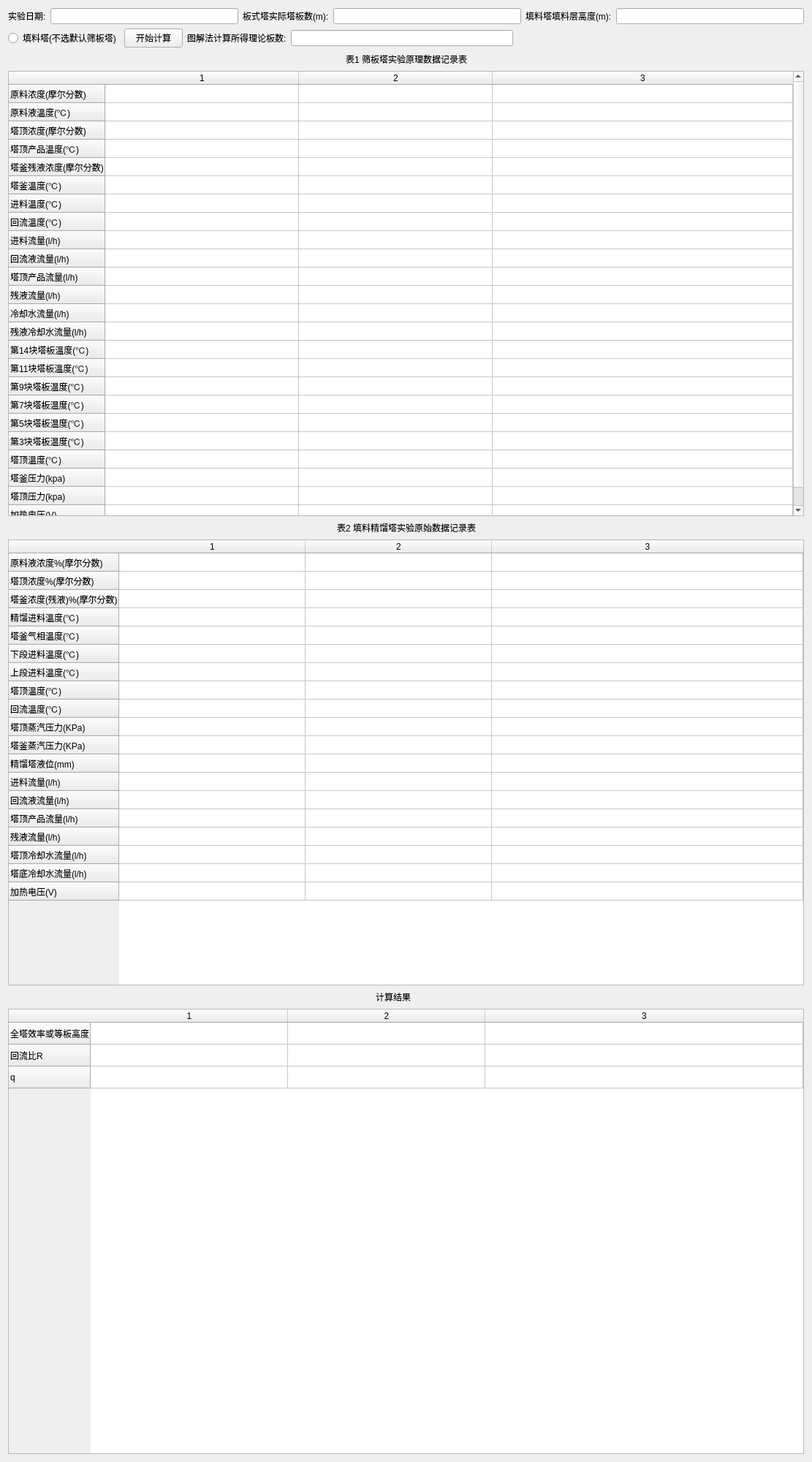
                             <widget class="QWidget" name="data_processing_7_content">
                              <property name="geometry">
                               <rect>
                                <x>96</x>
                                <y>-917</y>
                                <width>1111</width>
                                <height>2000</height>
                               </rect>
                              </property>
                              <layout class="QVBoxLayout" name="verticalLayout_12">
                               <item>
                                <layout class="QHBoxLayout" name="horizontalLayout_60">
                                 <item>
                                  <widget class="QLabel" name="label_39">
                                   <property name="text">
                                    <string>实验日期:</string>
                                   </property>
                                  </widget>
                                 </item>
                                 <item>
                                  <widget class="QLineEdit" name="data_processing_7_date"/>
                                 </item>
                                 <item>
                                  <widget class="QLabel" name="label_40">
                                   <property name="text">
                                    <string>板式塔实际塔板数(m):</string>
                                   </property>
                                  </widget>
                                 </item>
                                 <item>
                                  <widget class="QLineEdit" name="data_processing_7_data_num"/>
                                 </item>
                                 <item>
                                  <widget class="QLabel" name="label_41">
                                   <property name="text">
                                    <string>填料塔填料层高度(m):</string>
                                   </property>
                                  </widget>
                                 </item>
                                 <item>
                                  <widget class="QLineEdit" name="data_processing_7_data_height"/>
                                 </item>
                                </layout>
                               </item>
                               <item>
                                <layout class="QHBoxLayout" name="horizontalLayout_61">
                                 <item>
                                  <widget class="QRadioButton" name="data_processing_7_data_type">
                                   <property name="text">
                                    <string>填料塔(不选默认筛板塔)</string>
                                   </property>
                                  </widget>
                                 </item>
                                 <item>
                                  <widget class="QPushButton" name="data_processing_7_data_calculate">
                                   <property name="text">
                                    <string>开始计算</string>
                                   </property>
                                  </widget>
                                 </item>
                                 <item>
                                  <widget class="QLabel" name="label_53">
                                   <property name="text">
                                    <string>图解法计算所得理论板数:</string>
                                   </property>
                                  </widget>
                                 </item>
                                 <item>
                                  <widget class="QLineEdit" name="data_processing_7_data_num_of_pic"/>
                                 </item>
                                 <item>
                                  <spacer name="horizontalSpacer_27">
                                   <property name="orientation">
                                    <enum>Qt::Horizontal</enum>
                                   </property>
                                   <property name="sizeHint" stdset="0">
                                    <size>
                                     <width>398</width>
                                     <height>20</height>
                                    </size>
                                   </property>
                                  </spacer>
                                 </item>
                                </layout>
                               </item>
                               <item>
                                <layout class="QHBoxLayout" name="horizontalLayout_62">
                                 <item>
                                  <spacer name="horizontalSpacer_28">
                                   <property name="orientation">
                                    <enum>Qt::Horizontal</enum>
                                   </property>
                                   <property name="sizeHint" stdset="0">
                                    <size>
                                     <width>418</width>
                                     <height>20</height>
                                    </size>
                                   </property>
                                  </spacer>
                                 </item>
                                 <item>
                                  <widget class="QLabel" name="label_42">
                                   <property name="text">
                                    <string>表1 筛板塔实验原理数据记录表</string>
                                   </property>
                                  </widget>
                                 </item>
                                 <item>
                                  <spacer name="horizontalSpacer_29">
                                   <property name="orientation">
                                    <enum>Qt::Horizontal</enum>
                                   </property>
                                   <property name="sizeHint" stdset="0">
                                    <size>
                                     <width>408</width>
                                     <height>20</height>
                                    </size>
                                   </property>
                                  </spacer>
                                 </item>
                                </layout>
                               </item>
                               <item>
                                <widget class="QTableWidget" name="data_processing_7_table_1">
                                 <attribute name="horizontalHeaderDefaultSectionSize">
                                  <number>265</number>
                                 </attribute>
                                 <attribute name="horizontalHeaderStretchLastSection">
                                  <bool>true</bool>
                                 </attribute>
                                 <attribute name="verticalHeaderDefaultSectionSize">
                                  <number>25</number>
                                 </attribute>
                                 <attribute name="verticalHeaderStretchLastSection">
                                  <bool>false</bool>
                                 </attribute>
                                 <row>
                                  <property name="text">
                                   <string>原料浓度(摩尔分数)</string>
                                  </property>
                                 </row>
                                 <row>
                                  <property name="text">
                                   <string>原料液温度(℃)</string>
                                  </property>
                                 </row>
                                 <row>
                                  <property name="text">
                                   <string>塔顶浓度(摩尔分数)</string>
                                  </property>
                                 </row>
                                 <row>
                                  <property name="text">
                                   <string>塔顶产品温度(℃)</string>
                                  </property>
                                 </row>
                                 <row>
                                  <property name="text">
                                   <string>塔釜残液浓度(摩尔分数)</string>
                                  </property>
                                 </row>
                                 <row>
                                  <property name="text">
                                   <string>塔釜温度(℃)</string>
                                  </property>
                                 </row>
                                 <row>
                                  <property name="text">
                                   <string>进料温度(℃)</string>
                                  </property>
                                 </row>
                                 <row>
                                  <property name="text">
                                   <string>回流温度(℃)</string>
                                  </property>
                                 </row>
                                 <row>
                                  <property name="text">
                                   <string>进料流量(l/h)</string>
                                  </property>
                                 </row>
                                 <row>
                                  <property name="text">
                                   <string>回流液流量(l/h)</string>
                                  </property>
                                 </row>
                                 <row>
                                  <property name="text">
                                   <string>塔顶产品流量(l/h)</string>
                                  </property>
                                 </row>
                                 <row>
                                  <property name="text">
                                   <string>残液流量(l/h)</string>
                                  </property>
                                 </row>
                                 <row>
                                  <property name="text">
                                   <string>冷却水流量(l/h)</string>
                                  </property>
                                 </row>
                                 <row>
                                  <property name="text">
                                   <string>残液冷却水流量(l/h)</string>
                                  </property>
                                 </row>
                                 <row>
                                  <property name="text">
                                   <string>第14块塔板温度(℃)</string>
                                  </property>
                                 </row>
                                 <row>
                                  <property name="text">
                                   <string>第11块塔板温度(℃)</string>
                                  </property>
                                 </row>
                                 <row>
                                  <property name="text">
                                   <string>第9块塔板温度(℃)</string>
                                  </property>
                                 </row>
                                 <row>
                                  <property name="text">
                                   <string>第7块塔板温度(℃)</string>
                                  </property>
                                 </row>
                                 <row>
                                  <property name="text">
                                   <string>第5块塔板温度(℃)</string>
                                  </property>
                                 </row>
                                 <row>
                                  <property name="text">
                                   <string>第3块塔板温度(℃)</string>
                                  </property>
                                 </row>
                                 <row>
                                  <property name="text">
                                   <string>塔顶温度(℃)</string>
                                  </property>
                                 </row>
                                 <row>
                                  <property name="text">
                                   <string>塔釜压力(kpa)</string>
                                  </property>
                                 </row>
                                 <row>
                                  <property name="text">
                                   <string>塔顶压力(kpa)</string>
                                  </property>
                                 </row>
                                 <row>
                                  <property name="text">
                                   <string>加热电压(V)</string>
                                  </property>
                                 </row>
                                 <column>
                                  <property name="text">
                                   <string>1</string>
                                  </property>
                                 </column>
                                 <column>
                                  <property name="text">
                                   <string>2</string>
                                  </property>
                                 </column>
                                 <column>
                                  <property name="text">
                                   <string>3</string>
                                  </property>
                                 </column>
                                </widget>
                               </item>
                               <item>
                                <layout class="QHBoxLayout" name="horizontalLayout_63">
                                 <item>
                                  <spacer name="horizontalSpacer_30">
                                   <property name="orientation">
                                    <enum>Qt::Horizontal</enum>
                                   </property>
                                   <property name="sizeHint" stdset="0">
                                    <size>
                                     <width>408</width>
                                     <height>20</height>
                                    </size>
                                   </property>
                                  </spacer>
                                 </item>
                                 <item>
                                  <widget class="QLabel" name="label_43">
                                   <property name="text">
                                    <string>表2 填料精馏塔实验原始数据记录表</string>
                                   </property>
                                  </widget>
                                 </item>
                                 <item>
                                  <spacer name="horizontalSpacer_31">
                                   <property name="orientation">
                                    <enum>Qt::Horizontal</enum>
                                   </property>
                                   <property name="sizeHint" stdset="0">
                                    <size>
                                     <width>428</width>
                                     <height>20</height>
                                    </size>
                                   </property>
                                  </spacer>
                                 </item>
                                </layout>
                               </item>
                               <item>
                                <widget class="QTableWidget" name="data_processing_7_table_2">
                                 <property name="showGrid">
                                  <bool>true</bool>
                                 </property>
                                 <property name="gridStyle">
                                  <enum>Qt::SolidLine</enum>
                                 </property>
                                 <property name="cornerButtonEnabled">
                                  <bool>true</bool>
                                 </property>
                                 <property name="columnCount">
                                  <number>3</number>
                                 </property>
                                 <attribute name="horizontalHeaderMinimumSectionSize">
                                  <number>21</number>
                                 </attribute>
                                 <attribute name="horizontalHeaderDefaultSectionSize">
                                  <number>255</number>
                                 </attribute>
                                 <attribute name="horizontalHeaderStretchLastSection">
                                  <bool>true</bool>
                                 </attribute>
                                 <attribute name="verticalHeaderDefaultSectionSize">
                                  <number>25</number>
                                 </attribute>
                                 <row>
                                  <property name="text">
                                   <string>原料液浓度%(摩尔分数)</string>
                                  </property>
                                 </row>
                                 <row>
                                  <property name="text">
                                   <string>塔顶浓度%(摩尔分数)</string>
                                  </property>
                                 </row>
                                 <row>
                                  <property name="text">
                                   <string>塔釜浓度(残液)%(摩尔分数)</string>
                                  </property>
                                 </row>
                                 <row>
                                  <property name="text">
                                   <string>精馏进料温度(℃)</string>
                                  </property>
                                 </row>
                                 <row>
                                  <property name="text">
                                   <string>塔釜气相温度(℃)</string>
                                  </property>
                                 </row>
                                 <row>
                                  <property name="text">
                                   <string>下段进料温度(℃)</string>
                                  </property>
                                 </row>
                                 <row>
                                  <property name="text">
                                   <string>上段进料温度(℃)</string>
                                  </property>
                                 </row>
                                 <row>
                                  <property name="text">
                                   <string>塔顶温度(℃)</string>
                                  </property>
                                 </row>
                                 <row>
                                  <property name="text">
                                   <string>回流温度(℃)</string>
                                  </property>
                                 </row>
                                 <row>
                                  <property name="text">
                                   <string>塔顶蒸汽压力(KPa)</string>
                                  </property>
                                 </row>
                                 <row>
                                  <property name="text">
                                   <string>塔釜蒸汽压力(KPa)</string>
                                  </property>
                                 </row>
                                 <row>
                                  <property name="text">
                                   <string>精馏塔液位(mm)</string>
                                  </property>
                                 </row>
                                 <row>
                                  <property name="text">
                                   <string>进料流量(l/h)</string>
                                  </property>
                                 </row>
                                 <row>
                                  <property name="text">
                                   <string>回流液流量(l/h)</string>
                                  </property>
                                 </row>
                                 <row>
                                  <property name="text">
                                   <string>塔顶产品流量(l/h)</string>
                                  </property>
                                 </row>
                                 <row>
                                  <property name="text">
                                   <string>残液流量(l/h)</string>
                                  </property>
                                 </row>
                                 <row>
                                  <property name="text">
                                   <string>塔顶冷却水流量(l/h)</string>
                                  </property>
                                 </row>
                                 <row>
                                  <property name="text">
                                   <string>塔底冷却水流量(l/h)</string>
                                  </property>
                                 </row>
                                 <row>
                                  <property name="text">
                                   <string>加热电压(V)</string>
                                  </property>
                                 </row>
                                 <column>
                                  <property name="text">
                                   <string>1</string>
                                  </property>
                                 </column>
                                 <column>
                                  <property name="text">
                                   <string>2</string>
                                  </property>
                                 </column>
                                 <column>
                                  <property name="text">
                                   <string>3</string>
                                  </property>
                                 </column>
                                </widget>
                               </item>
                               <item>
                                <layout class="QHBoxLayout" name="horizontalLayout_64">
                                 <item>
                                  <spacer name="horizontalSpacer_32">
                                   <property name="orientation">
                                    <enum>Qt::Horizontal</enum>
                                   </property>
                                   <property name="sizeHint" stdset="0">
                                    <size>
                                     <width>418</width>
                                     <height>20</height>
                                    </size>
                                   </property>
                                  </spacer>
                                 </item>
                                 <item>
                                  <widget class="QLabel" name="label_54">
                                   <property name="text">
                                    <string>计算结果</string>
                                   </property>
                                  </widget>
                                 </item>
                                 <item>
                                  <spacer name="horizontalSpacer_33">
                                   <property name="orientation">
                                    <enum>Qt::Horizontal</enum>
                                   </property>
                                   <property name="sizeHint" stdset="0">
                                    <size>
                                     <width>538</width>
                                     <height>20</height>
                                    </size>
                                   </property>
                                  </spacer>
                                 </item>
                                </layout>
                               </item>
                               <item>
                                <widget class="QTableWidget" name="data_processing_7_table_3">
                                 <attribute name="horizontalHeaderDefaultSectionSize">
                                  <number>270</number>
                                 </attribute>
                                 <attribute name="horizontalHeaderStretchLastSection">
                                  <bool>true</bool>
                                 </attribute>
                                 <row>
                                  <property name="text">
                                   <string>全塔效率或等板高度</string>
                                  </property>
                                 </row>
                                 <row>
                                  <property name="text">
                                   <string>回流比R</string>
                                  </property>
                                 </row>
                                 <row>
                                  <property name="text">
                                   <string>q</string>
                                  </property>
                                 </row>
                                 <column>
                                  <property name="text">
                                   <string>1</string>
                                  </property>
                                 </column>
                                 <column>
                                  <property name="text">
                                   <string>2</string>
                                  </property>
                                 </column>
                                 <column>
                                  <property name="text">
                                   <string>3</string>
                                  </property>
                                 </column>
                                </widget>
                               </item>
                              </layout>
                             </widget>
